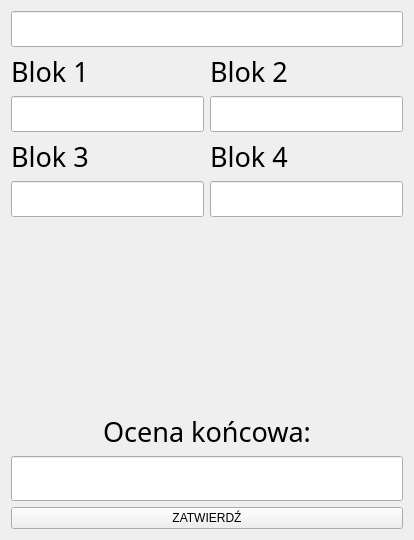
        <widget class="QWidget" name="strWyniki">
         <layout class="QVBoxLayout" name="verticalLayout_2" stretch="100,100,0,100">
          <item>
           <layout class="QGridLayout" name="gridLayout_8">
            <item row="1" column="0">
             <widget class="QLineEdit" name="daneStudenta">
              <property name="font">
               <font>
                <family>Segoe UI Variable Static Text</family>
                <pointsize>15</pointsize>
                <italic>false</italic>
                <bold>false</bold>
               </font>
              </property>
              <property name="alignment">
               <set>Qt::AlignCenter</set>
              </property>
              <property name="readOnly">
               <bool>true</bool>
              </property>
             </widget>
            </item>
           </layout>
          </item>
          <item>
           <layout class="QGridLayout" name="gridLayout_10">
            <item row="0" column="0">
             <widget class="QLabel" name="label">
              <property name="font">
               <font>
                <family>Segoe UI Variable Static Text</family>
                <pointsize>20</pointsize>
                <italic>false</italic>
                <bold>false</bold>
               </font>
              </property>
              <property name="text">
               <string>Blok 1</string>
              </property>
             </widget>
            </item>
            <item row="1" column="1">
             <widget class="QLineEdit" name="ocenaBl2">
              <property name="enabled">
               <bool>true</bool>
              </property>
              <property name="font">
               <font>
                <family>Segoe UI Variable Static Text</family>
                <pointsize>15</pointsize>
                <italic>false</italic>
                <bold>false</bold>
               </font>
              </property>
              <property name="readOnly">
               <bool>true</bool>
              </property>
             </widget>
            </item>
            <item row="3" column="0">
             <widget class="QLineEdit" name="ocenaBl3">
              <property name="enabled">
               <bool>true</bool>
              </property>
              <property name="font">
               <font>
                <family>Segoe UI Variable Static Text</family>
                <pointsize>15</pointsize>
                <italic>false</italic>
                <bold>false</bold>
               </font>
              </property>
              <property name="readOnly">
               <bool>true</bool>
              </property>
             </widget>
            </item>
            <item row="1" column="0">
             <widget class="QLineEdit" name="ocenaBl1">
              <property name="enabled">
               <bool>true</bool>
              </property>
              <property name="font">
               <font>
                <family>Segoe UI Variable Static Text</family>
                <pointsize>15</pointsize>
                <italic>false</italic>
                <bold>false</bold>
               </font>
              </property>
              <property name="readOnly">
               <bool>true</bool>
              </property>
             </widget>
            </item>
            <item row="0" column="1">
             <widget class="QLabel" name="label_2">
              <property name="font">
               <font>
                <family>Segoe UI Variable Static Text</family>
                <pointsize>20</pointsize>
                <italic>false</italic>
                <bold>false</bold>
               </font>
              </property>
              <property name="text">
               <string>Blok 2</string>
              </property>
             </widget>
            </item>
            <item row="3" column="1">
             <widget class="QLineEdit" name="ocenaBl4">
              <property name="enabled">
               <bool>true</bool>
              </property>
              <property name="font">
               <font>
                <family>Segoe UI Variable Static Text</family>
                <pointsize>15</pointsize>
                <italic>false</italic>
                <bold>false</bold>
               </font>
              </property>
              <property name="readOnly">
               <bool>true</bool>
              </property>
             </widget>
            </item>
            <item row="2" column="0">
             <widget class="QLabel" name="label_3">
              <property name="font">
               <font>
                <family>Segoe UI Variable Static Text</family>
                <pointsize>20</pointsize>
                <italic>false</italic>
                <bold>false</bold>
               </font>
              </property>
              <property name="text">
               <string>Blok 3</string>
              </property>
             </widget>
            </item>
            <item row="2" column="1">
             <widget class="QLabel" name="label_4">
              <property name="font">
               <font>
                <family>Segoe UI Variable Static Text</family>
                <pointsize>20</pointsize>
                <italic>false</italic>
                <bold>false</bold>
               </font>
              </property>
              <property name="text">
               <string>Blok 4</string>
              </property>
             </widget>
            </item>
           </layout>
          </item>
          <item>
           <spacer name="verticalSpacer">
            <property name="orientation">
             <enum>Qt::Vertical</enum>
            </property>
            <property name="sizeHint" stdset="0">
             <size>
              <width>20</width>
              <height>150</height>
             </size>
            </property>
           </spacer>
          </item>
          <item>
           <layout class="QVBoxLayout" name="verticalLayout">
            <item>
             <spacer name="verticalSpacer_5">
              <property name="orientation">
               <enum>Qt::Vertical</enum>
              </property>
              <property name="sizeHint" stdset="0">
               <size>
                <width>20</width>
                <height>40</height>
               </size>
              </property>
             </spacer>
            </item>
            <item>
             <widget class="QLabel" name="napisKoncowa">
              <property name="font">
               <font>
                <family>Segoe UI Variable Static Text</family>
                <pointsize>20</pointsize>
                <italic>false</italic>
                <bold>false</bold>
               </font>
              </property>
              <property name="text">
               <string>Ocena końcowa:</string>
              </property>
              <property name="alignment">
               <set>Qt::AlignCenter</set>
              </property>
             </widget>
            </item>
            <item>
             <widget class="QLineEdit" name="ocenaZaEgz">
              <property name="font">
               <font>
                <family>Segoe UI Variable Static Text</family>
                <pointsize>20</pointsize>
                <italic>false</italic>
                <bold>false</bold>
               </font>
              </property>
              <property name="alignment">
               <set>Qt::AlignCenter</set>
              </property>
              <property name="readOnly">
               <bool>true</bool>
              </property>
             </widget>
            </item>
            <item>
             <widget class="QPushButton" name="accept">
              <property name="text">
               <string>ZATWIERDŹ</string>
              </property>
             </widget>
            </item>
           </layout>
          </item>
         </layout>
        </widget>
